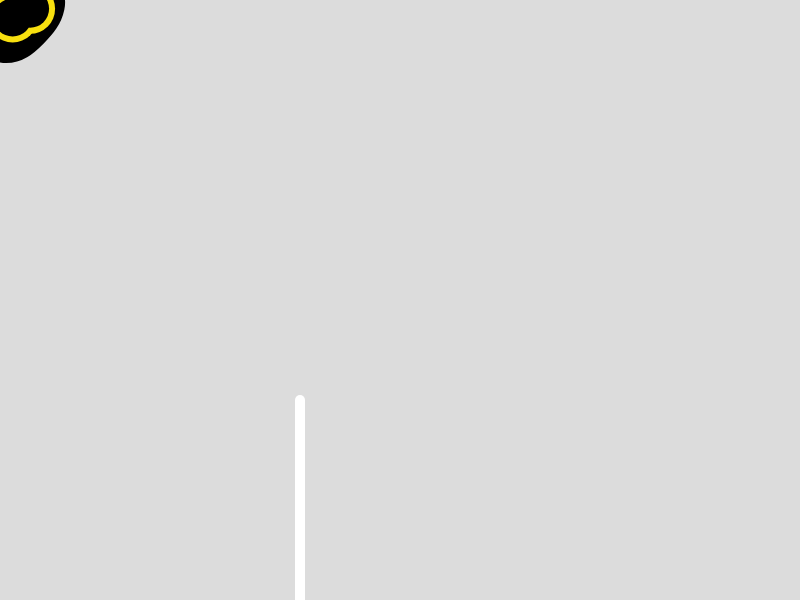
Frame 1 (no input)
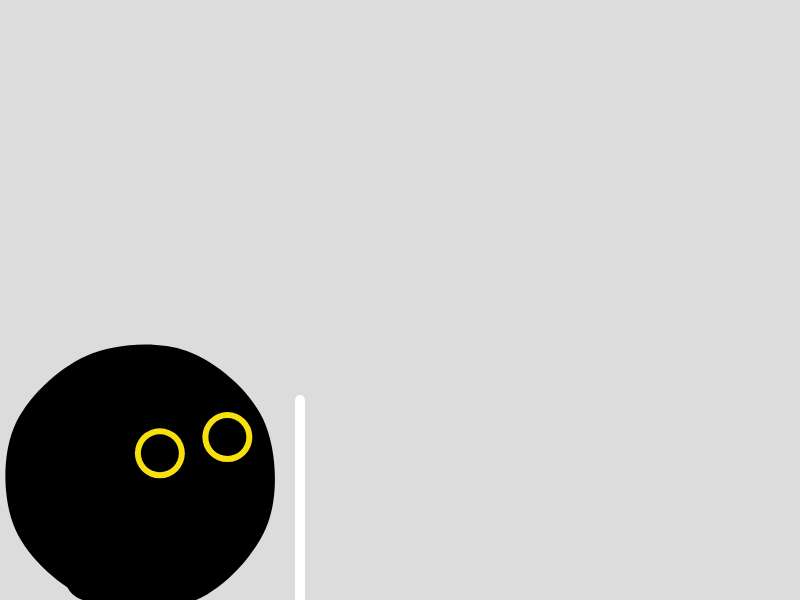
Frame 60 (no input)
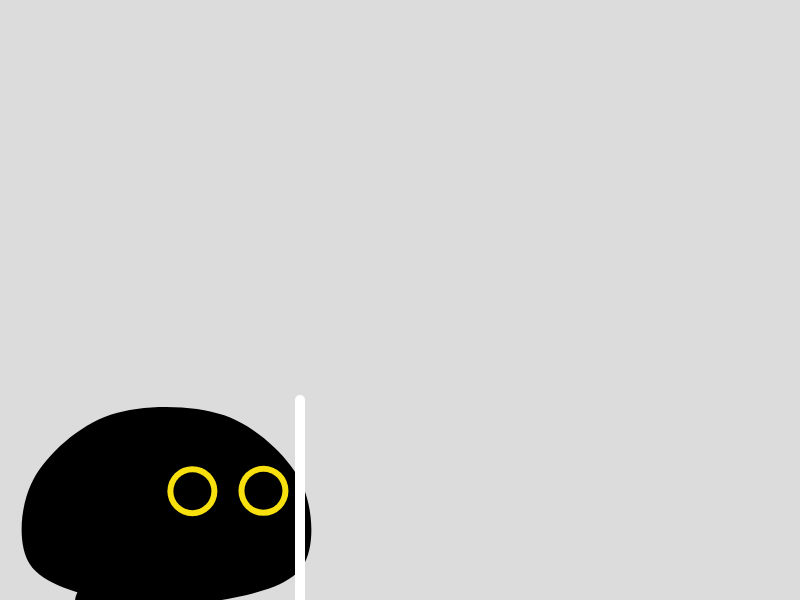
Frame 120 (the mouse pressed at the canvas centre since frame 60)

The p5.js sketch that drew these frames (run headless with seeded random() and noise() and a simulated clock; from frame 60 on, the mouse is pressed at the canvas centre):

// p5.js sketch
// ── sketch.js
let balls = [];
let springs = [];
let tails = [];
let linkTail = [];

function setup() {
  createCanvas(800, 600);

  for (let i = 0; i < 8; i++) {
    balls.push(new Ball(i, i, 30));
    stroke(0);
  }

  for (let i = 0; i < balls.length; i++) {
    balls[i].rad = 80;
    if (i != balls.length - 1) {
      springs.push(
        new Spring(
          balls[i],
          balls[i + 1],
          1.6 * 40 * sqrt(2 - 2 / sqrt(2)),
          0.9
        )
      );
    } else {
      springs.push(
        new Spring(balls[i], balls[0], 1.6 * 40 * sqrt(2 - 2 / sqrt(2)), 0.9)
      );
    }
  }
  for (let i = 0; i < balls.length / 2; i++) {
    springs.push(new Spring(balls[i], balls[i + balls.length / 2], 580, 0.12));
  }

  for (let i = 0; i < 6; i++) {
    tails.push(new Ball(i, i, 10));
    stroke(0);
  }

  for (let i = 0; i < tails.length - 1; i++) {
    linkTail.push(new Spring(tails[i], tails[i + 1], 5, 0.95));
  }
}

function draw() {
  background(220);

  for (let s of springs) {
    s.update();
    //s.display();
  }
  noStroke();
  //noFill()

  fill(0);
  beginShape();
  for (let b of balls) {
    b.mass = 10;
    b.drag();
    //b.container()

    b.update();

    b.display();

    let gravity = createVector(0, 8);
    b.applyForce(gravity);
    b.stayInCanvas();

    curveVertex(b.pos.x, b.pos.y);
  }
  for (let b of balls) {
    curveVertex(b.pos.x, b.pos.y);
  }
  endShape(CLOSE);

  drawTails();

  noStroke();
  fill(248, 224, 15);
  circle(
    balls[7].pos.x + (balls[1].pos.x - balls[7].pos.x) / 2,
    balls[1].pos.y + (balls[7].pos.y - balls[1].pos.y) / 2,
    50
  );
  circle(
    balls[7].pos.x + (balls[3].pos.x - balls[7].pos.x) / (1 + 1.8 * sqrt(2)),
    balls[3].pos.y + (balls[7].pos.y - balls[3].pos.y) / (1.2 * sqrt(2)),
    50
  );

  fill(0);
  circle(
    balls[7].pos.x + (balls[1].pos.x - balls[7].pos.x) / 2,
    balls[1].pos.y + (balls[7].pos.y - balls[1].pos.y) / 2,
    38
  );
  circle(
    balls[7].pos.x + (balls[3].pos.x - balls[7].pos.x) / (1 + 1.8 * sqrt(2)),
    balls[3].pos.y + (balls[7].pos.y - balls[3].pos.y) / (1.2 * sqrt(2)),
    38
  );

  stroke(255);
  noFill();
  push();

  drawBottle();
}

function drawTails() {
  for (let l of linkTail) {
    l.update();
    l.display();
  }

  noFill();
  stroke(0);
  strokeWeight(50);
  beginShape();
  curveVertex(balls[3].pos.x, balls[3].pos.y);
  for (let t of tails) {
    t.drag();
    t.stayInCanvas();
    t.update();
    t.display();

    let G = createVector(0, 4);
    t.applyForce(G);

    curveVertex(t.pos.x, t.pos.y);
  }

  endShape();

  tails[0].pos.x = balls[3].pos.x;
  tails[0].pos.y = balls[3].pos.y;
  for(let b of balls){
    b.stayInCanvas()
  }
}

function drawBottle() {
  strokeWeight(10);
  line(300, height - 200, 300, height);

  // for(let b of balls){
  //   if(b.pos.x>200&&b.pos.y>200){
  //     b.pos.x=constrain(b.pos.x,200,width)
  //    // console.log(b.pos)
  //   }
  // }
}

function mousePressed() {
  for (let i = 0; i < balls.length; i++) {
    let b = balls[i];
    if (b.pressed()) {
      break;
    }
  }
  // for(let b of balls){
  //   b.stayInCanvas()
  // }
}

function mousedrag() {
  for (let i = 0; i < balls.length; i++) {
    let b = balls[i];
    b.drag();
    //b.stayInCanvas()
  }
}

function mouseReleased() {
  for (let i = 0; i < balls.length; i++) {
    let b = balls[i];
    b.isDragging = false;
    //b.stayInCanvas()
  }
}

///// CLASS /////

let C_GRAVITY = 1;
let DISTANCE_BTW_BALLS = 30;

class Spring {
  constructor(a, b, restLength, stiffness) {
    this.bobA = a;
    this.bobB = b;
    this.len = restLength;
    this.k = stiffness; // spring constant
  }
  update() {
    let vector = p5.Vector.sub(this.bobB.pos, this.bobA.pos);
    let distance = vector.mag();
    let stretch = distance - this.len;
    let strength = -1 * stretch * this.k; // hooke's law

    // force to bobB
    let force = vector.copy();
    force.normalize();
    force.mult(strength);
    this.bobB.applyForce(force);

    // force to bobB
    let force1 = vector.copy();
    force1.normalize();
    force1.mult(strength * -1);
    this.bobA.applyForce(force1);

    //text(strength.toFixed(2), this.bobB.pos.x + 50, this.bobB.pos.y);
  }
  display() {
    line(this.bobA.pos.x, this.bobA.pos.y, this.bobB.pos.x, this.bobB.pos.y);
    //circle(this.bobB.pos.x, this.bobB.pos.y, 8);
  }
}

class Ball {
  constructor(x, y, rad) {
    this.pos = createVector(
      40 * cos((x * PI) / 4 - PI / 8),
      40 * sin((x * PI) / 4 - PI / 8)
    );
    this.vel = createVector(0, 0);
    this.acc = createVector(0, 0);
    this.rad = rad;
    this.mass = 12; // MASS!
    //
    this.damping = 0.89;
    this.isDragging = false;
    this.minLeft = 0;
    this.minRight = width;
  }
  update() {
    this.vel.add(this.acc);
    this.pos.add(this.vel);
    this.acc.mult(0);

    // let's apply damping here
    this.vel.mult(this.damping); // -5%;
  }
  applyForce(f) {
    if (this.mass > 0) {
      let force = p5.Vector.div(f, this.mass);
      this.acc.add(force);
    }
  }
  attractedTo(others) {
    for (let i = 0; i < others.length; i++) {
      let other = others[i];
      if (this != other) {
        let distance = this.pos.dist(other.pos);
        let magnitude =
          (C_GRAVITY * this.mass * other.mass) / (distance * distance);
        let force = p5.Vector.sub(other.pos, this.pos);
        force.normalize();
        force.mult(magnitude);
        this.applyForce(force);
      }
    }
  }
  repelledFrom(others) {
    // this method is duplicated from attractedTo()
    // then, the force vector is flipped.
    for (let i = 0; i < others.length; i++) {
      let other = others[i];
      if (this != other) {
        let distance = this.pos.dist(other.pos);

        if (distance < this.rad + DISTANCE_BTW_BALLS) {
          let magnitude =
            (C_GRAVITY * this.mass * other.mass) / (distance * distance);
          let force = p5.Vector.sub(other.pos, this.pos);
          force.normalize();
          force.mult(-1); // ***
          force.mult(magnitude);
          this.applyForce(force);
        }
      }
    }
  }
  stayInCanvas() {
    if (this.pos.x > 280 && this.pos.y > height - 200) {
      this.pos.x = constrain(this.pos.x, 300, width);
      //print(this.pos.x);
    } else {
      this.pos.x = constrain(this.pos.x, 0, width);
    }

    // Constraint for the top and bottom of the canvas.
    this.pos.y = constrain(this.pos.y, 0, height);
  }

  pressed() {
    let distance = dist(mouseX, mouseY, this.pos.x, this.pos.y);
    if (distance < this.rad) {
      this.isDragging = true;
      return true;
    } else {
      return false;
    }
  }
  drag() {
    if (this.isDragging) {
      // in
      this.pos.x = mouseX;
      this.pos.y = mouseY;
    }
  }

  display() {
    push();
    translate(this.pos.x, this.pos.y);
    stroke(255, 0, 0);
    fill(255, 150);
    //circle(0, 0, this.rad * 2);
    pop();
  }
}
